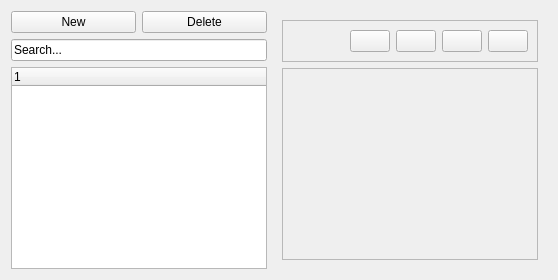
      <widget class="QWidget" name="tabScriptEditor">
       <attribute name="title">
        <string>Script Editor</string>
       </attribute>
       <layout class="QGridLayout" name="gridLayout_2">
        <item row="2" column="0" colspan="2">
         <widget class="QTreeWidget" name="scriptList">
          <column>
           <property name="text">
            <string notr="true">1</string>
           </property>
          </column>
         </widget>
        </item>
        <item row="1" column="0" colspan="2">
         <widget class="QLineEdit" name="scriptSearch">
          <property name="text">
           <string>Search...</string>
          </property>
         </widget>
        </item>
        <item row="0" column="1">
         <widget class="QPushButton" name="scriptDelete">
          <property name="text">
           <string>Delete</string>
          </property>
         </widget>
        </item>
        <item row="0" column="0">
         <widget class="QPushButton" name="scriptNew">
          <property name="text">
           <string>New</string>
          </property>
         </widget>
        </item>
        <item row="0" column="2" rowspan="3">
         <widget class="QWidget" name="editContainer" native="true">
          <layout class="QVBoxLayout" name="verticalLayout_2">
           <item>
            <widget class="QFrame" name="editControls">
             <property name="frameShape">
              <enum>QFrame::StyledPanel</enum>
             </property>
             <property name="frameShadow">
              <enum>QFrame::Raised</enum>
             </property>
             <layout class="QHBoxLayout" name="horizontalLayout_2">
              <item>
               <widget class="QLabel" name="labelFilename">
                <property name="text">
                 <string/>
                </property>
               </widget>
              </item>
              <item>
               <spacer name="horizontalSpacer">
                <property name="orientation">
                 <enum>Qt::Horizontal</enum>
                </property>
                <property name="sizeHint" stdset="0">
                 <size>
                  <width>40</width>
                  <height>20</height>
                 </size>
                </property>
               </spacer>
              </item>
              <item>
               <widget class="QPushButton" name="scriptPrevious">
                <property name="text">
                 <string/>
                </property>
               </widget>
              </item>
              <item>
               <widget class="QPushButton" name="scriptNext">
                <property name="text">
                 <string/>
                </property>
               </widget>
              </item>
              <item>
               <widget class="QPushButton" name="scriptSave">
                <property name="text">
                 <string/>
                </property>
               </widget>
              </item>
              <item>
               <widget class="QPushButton" name="scriptClose">
                <property name="sizePolicy">
                 <sizepolicy hsizetype="Minimum" vsizetype="Fixed">
                  <horstretch>0</horstretch>
                  <verstretch>0</verstretch>
                 </sizepolicy>
                </property>
                <property name="text">
                 <string/>
                </property>
               </widget>
              </item>
             </layout>
            </widget>
           </item>
           <item>
            <widget class="QTextEdit" name="scriptBaseEdit">
             <property name="enabled">
              <bool>false</bool>
             </property>
            </widget>
           </item>
          </layout>
         </widget>
        </item>
       </layout>
      </widget>
